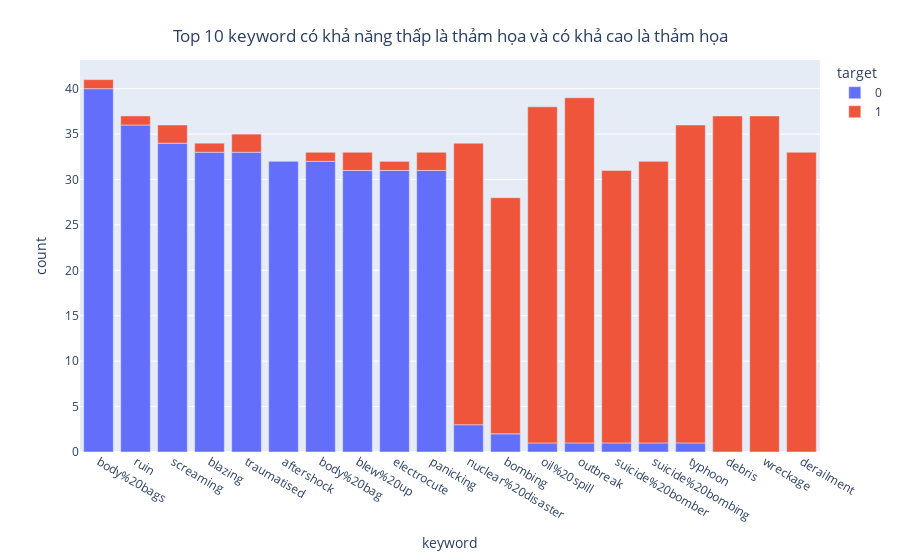

The notebook cell saved with this chart:
### Code cell
top_key_word = train_df.groupby(["keyword"])["target"].mean().reset_index().sort_values(by = 'target', ascending=False)
top_key_word = pd.concat([top_key_word.head(10), top_key_word.tail(10)])
top_key_word = top_key_word["keyword"]

target_by_keyword = train_df.groupby(["keyword", "target"])["text"].count().reset_index()
target_by_keyword = target_by_keyword.rename(columns={"text": "count"})
target_by_keyword = target_by_keyword[target_by_keyword["keyword"].isin(top_key_word)]
target_by_keyword = target_by_keyword.sort_values(by=["target", "count"], ascending=[True, False])
target_by_keyword['target'] = target_by_keyword['target'].astype(object)
fig = px.bar(target_by_keyword, x="keyword", y='count', color="target")
fig.update_layout(xaxis={'type': 'category'}, title={
            'text': 'Top 10 keyword có khả năng thấp là thảm họa và có khả cao là thảm họa',
            'x': 0.5,  # Giữa trục x
            'xanchor': 'center',  # Căn giữa theo trục x
            'yanchor': 'top'  # Căn theo trục y
        })


fig.show()

### Figure 1 — Plotly figure (JSON) as saved in the notebook; plotly's stock layout.template omitted (floating-point values rounded to 4 significant figures)
{"data": [{"alignmentgroup": "True", "hovertemplate": "target=0<br>keyword=%{x}<br>count=%{y}<extra></extra>", "legendgroup": "0", "marker": {"color": "#636efa", "pattern": {"shape": ""}}, "name": "0", "offsetgroup": "0", "orientation": "v", "showlegend": true, "textposition": "auto", "type": "bar", "x": ["body%20bags", "ruin", "screaming", "blazing", "traumatised", "aftershock", "body%20bag", "blew%20up", "electrocute", "panicking", "nuclear%20disaster", "bombing", "oil%20spill", "outbreak", "suicide%20bomber", "suicide%20bombing", "typhoon"], "xaxis": "x", "y": [40, 36, 34, 33, 33, 32, 32, 31, 31, 31, 3, 2, 1, 1, 1, 1, 1], "yaxis": "y"}, {"alignmentgroup": "True", "hovertemplate": "target=1<br>keyword=%{x}<br>count=%{y}<extra></extra>", "legendgroup": "1", "marker": {"color": "#EF553B", "pattern": {"shape": ""}}, "name": "1", "offsetgroup": "1", "orientation": "v", "showlegend": true, "textposition": "auto", "type": "bar", "x": ["outbreak", "debris", "oil%20spill", "wreckage", "typhoon", "derailment", "nuclear%20disaster", "suicide%20bombing", "suicide%20bomber", "bombing", "blew%20up", "panicking", "screaming", "traumatised", "blazing", "body%20bag", "body%20bags", "electrocute", "ruin"], "xaxis": "x", "y": [38, 37, 37, 37, 35, 33, 31, 31, 30, 26, 2, 2, 2, 2, 1, 1, 1, 1, 1], "yaxis": "y"}], "layout": {"barmode": "relative", "legend": {"title": {"text": "target"}, "tracegroupgap": 0}, "margin": {"t": 60}, "title": {"text": "Top 10 keyword có khả năng thấp là thảm họa và có khả cao là thảm họa", "x": 0.5, "xanchor": "center", "yanchor": "top"}, "xaxis": {"anchor": "y", "domain": [0, 1], "title": {"text": "keyword"}, "type": "category"}, "yaxis": {"anchor": "x", "domain": [0, 1], "title": {"text": "count"}}}}
